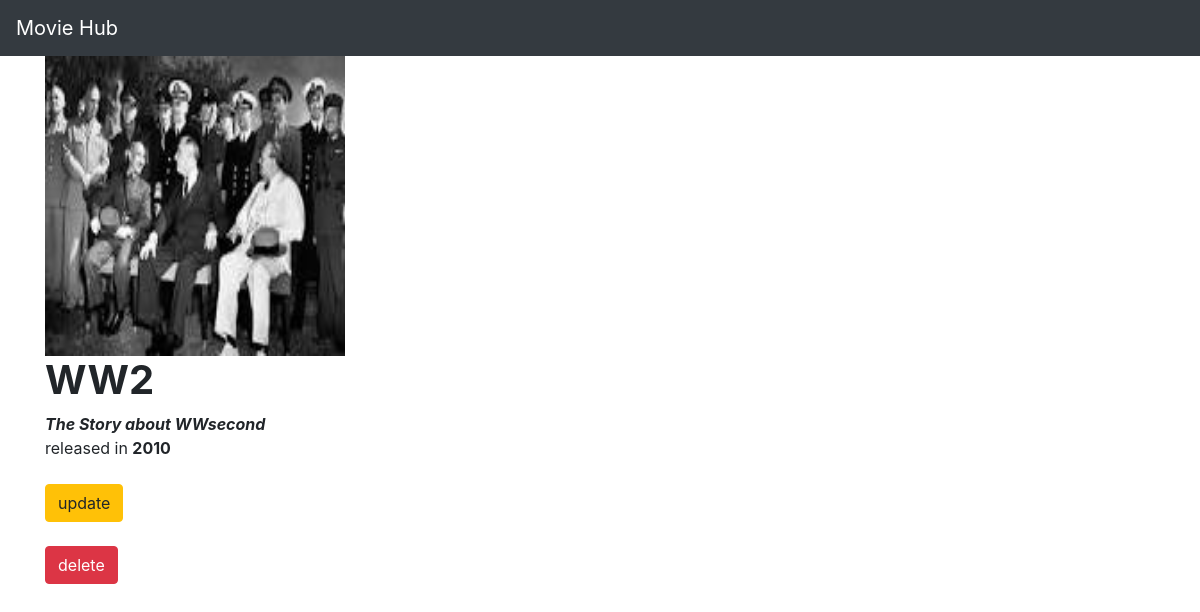
/movie/3/, run on the app's committed database.
### movieapp/models.py (models this page shows, shortened)
class Movie(models.Model):
    name = models.CharField(max_length=250)
    desc = models.TextField()
    year = models.IntegerField()
    img = models.ImageField(upload_to='gallery')

### movieapp/views.py (the view)
# urls.py: path('movie/<int:movie_id>/', views.detail, name='detail'),
def detail(request, movie_id):
    movie = Movie.objects.get(id=movie_id)
    return render(request, 'detail.html', {'movie': movie})

### templates/detail.html
{% extends 'base.html' %}
{% block body %}
<div class="container">
    <div class="row">
        <div class="col-md-12">
            <img src="{{movie.img.url}}" width="300" height="300"><br>
        </div>
 <div class="col-md-6">
     <h1><b>{{movie.name}}</b></h1>
    <b><i>{{movie.desc}}</i></b><br>
    released in <b>{{movie.year}}</b><br><br>
    <a class="btn btn-warning" href="{% url 'movieapp:update_movie' movie.id %}">update</a><br><br>
    <a class="btn btn-danger" href="{% url 'movieapp:delete_movie' movie.id %}">delete</a>
 </div>
    </div>
</div>
{% endblock %}

### static/style.css (style rules this page uses)
body { background-color:white; }

### data on the page
Movie: img (picture), name "WW2", desc "The Story about WWsecond", year "2010"
